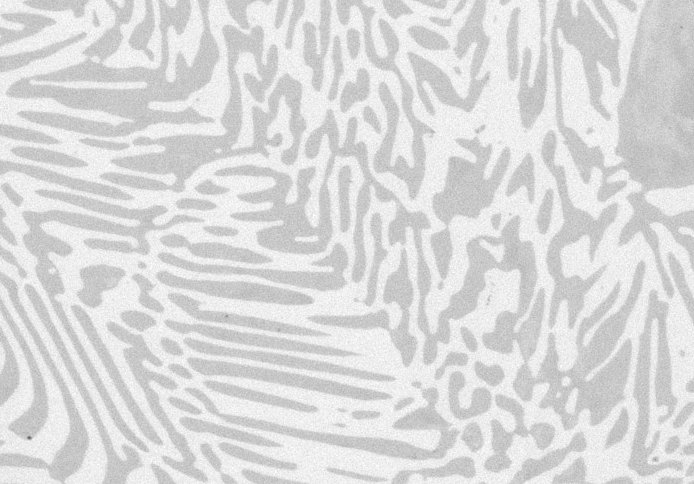
#> input picture images/Alloy.jpg, 694 x 484 px
$ jupyter execute '27 - CLAHE and Thresholding using opencv in Python.ipynb'
#> lines starting #> are read from the running program, lines starting #| are printed output that depends on the picture; after the words box and inside, x2 and y2 are one past the last pixel; in counts of white or black regions, pixels touching at a corner belong together
27 - CLAHE and Thresholding using opencv in Python
1.  Threshold
2.  OTSU

[cell 1]
from google.colab import drive
import os
drive.mount('/content/gdrive')
path = r'/content/gdrive/My Drive/Colab Notebooks/screeni_practice'
os.chdir( path )

[cell 2]
import cv2
import numpy as np
import matplotlib.pyplot as plt

from google.colab.patches import cv2_imshow

[cell 3]
img = cv2.imread('images/Alloy.jpg', 0)
#> img is the input picture: shape (484, 694); min 95, max 255, mean 218.6
eq_img = cv2.equalizeHist(img)
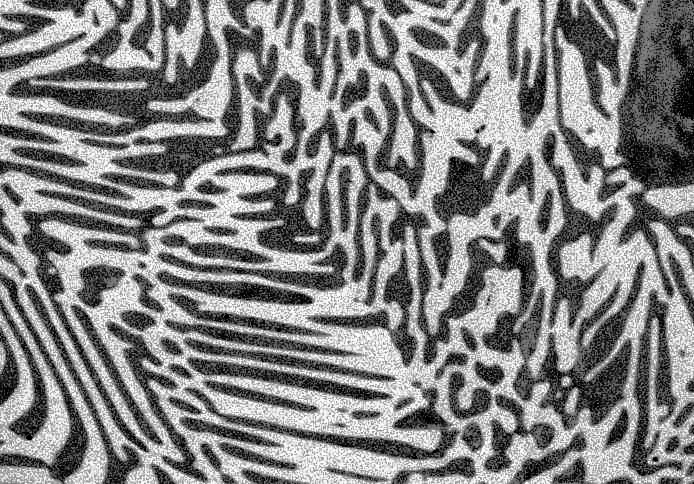
#> eq_img: shape (484, 694); min 0, max 255, mean 130.3

plt.hist(eq_img.flat, bins=100, range=(0,255))

clahe = cv2.createCLAHE(clipLimit=2.0, tileGridSize=(8,8))
cl_img = clahe.apply(img)
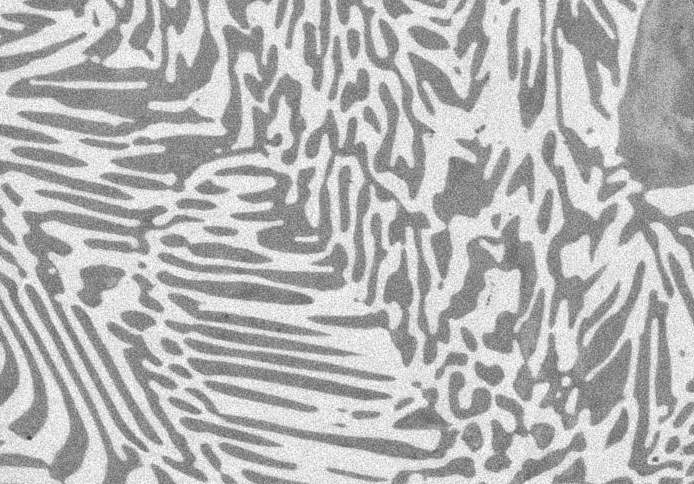
#> cl_img: shape (484, 694); min 55, max 255, mean 181.8

cv2_imshow(img)
cv2_imshow(eq_img)
cv2_imshow(cl_img)
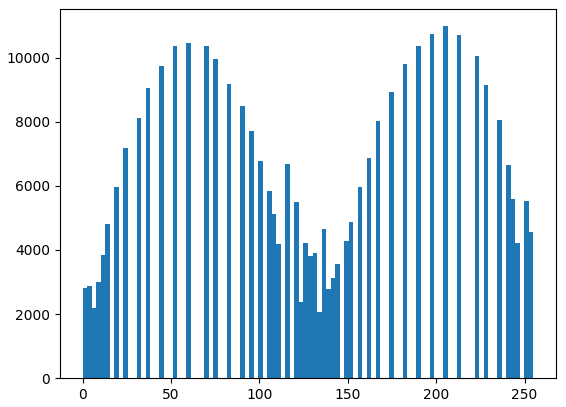
#> figure drawn by matplotlib, 1 panel; tallest bar 10978 high, from x = 204 to 206.5

[cell 4]
plt.hist(cl_img.flat, bins=100, range=(100,255))

ret, thresh1 = cv2.threshold(cl_img, 190, 150, cv2.THRESH_BINARY)
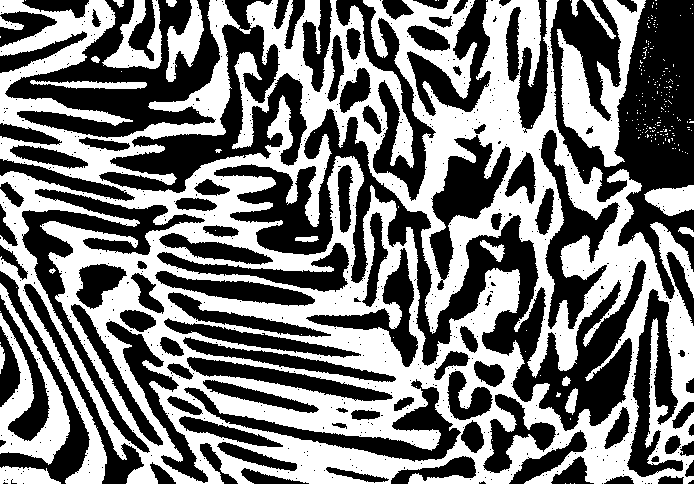
#> thresh1: shape (484, 694); values 0 (black) and 150 (white), 47.2% white; 230 white regions (209 under 20 px), largest, box (x1, y1, x2, y2) and area: (0, 0, 694, 484) 140802, (557, 0, 646, 167) 5588, (0, 283, 70, 465) 4529
ret, thresh2 = cv2.threshold(cl_img, 190, 255, cv2.THRESH_BINARY_INV)

cv2_imshow(img)
cv2_imshow(thresh1)
cv2_imshow(thresh2)
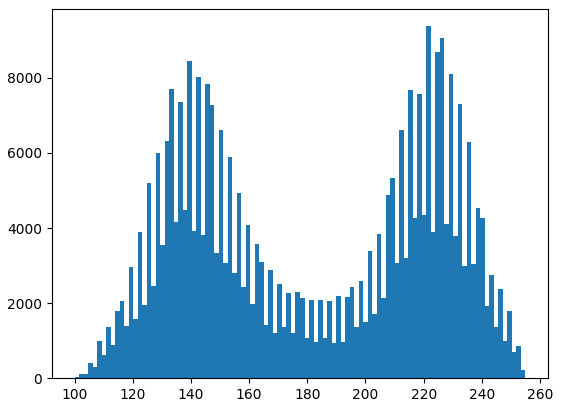
#> figure drawn by matplotlib, 1 panel; tallest bar 9375 high, from x = 220.9 to 222.5

[cell 5]
ret2, thresh3 = cv2.threshold(cl_img, 0, 255, cv2.THRESH_BINARY + cv2.THRESH_OTSU)
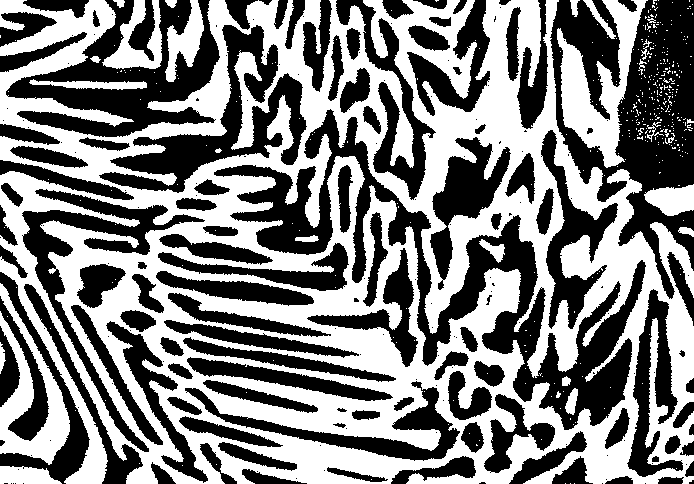
#> thresh3: shape (484, 694); 49.9% white; 414 white regions (386 under 20 px), largest, box (x1, y1, x2, y2) and area: (0, 0, 694, 484) 148593, (557, 0, 648, 168) 5833, (0, 283, 70, 465) 4745
#> ret2 = 181
# ret2 auto
cv2_imshow(thresh3)
print(ret2)
#| 181.0
